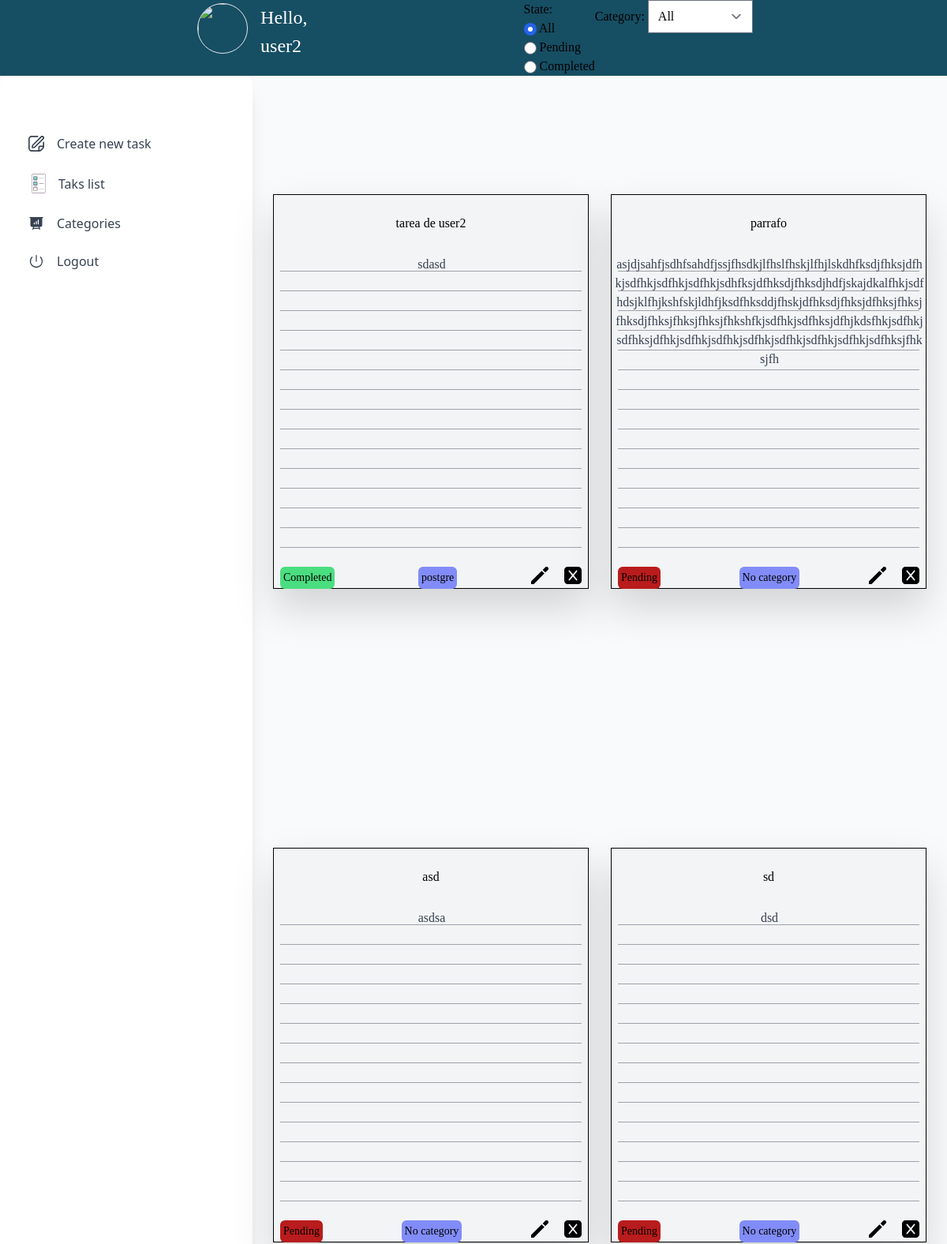
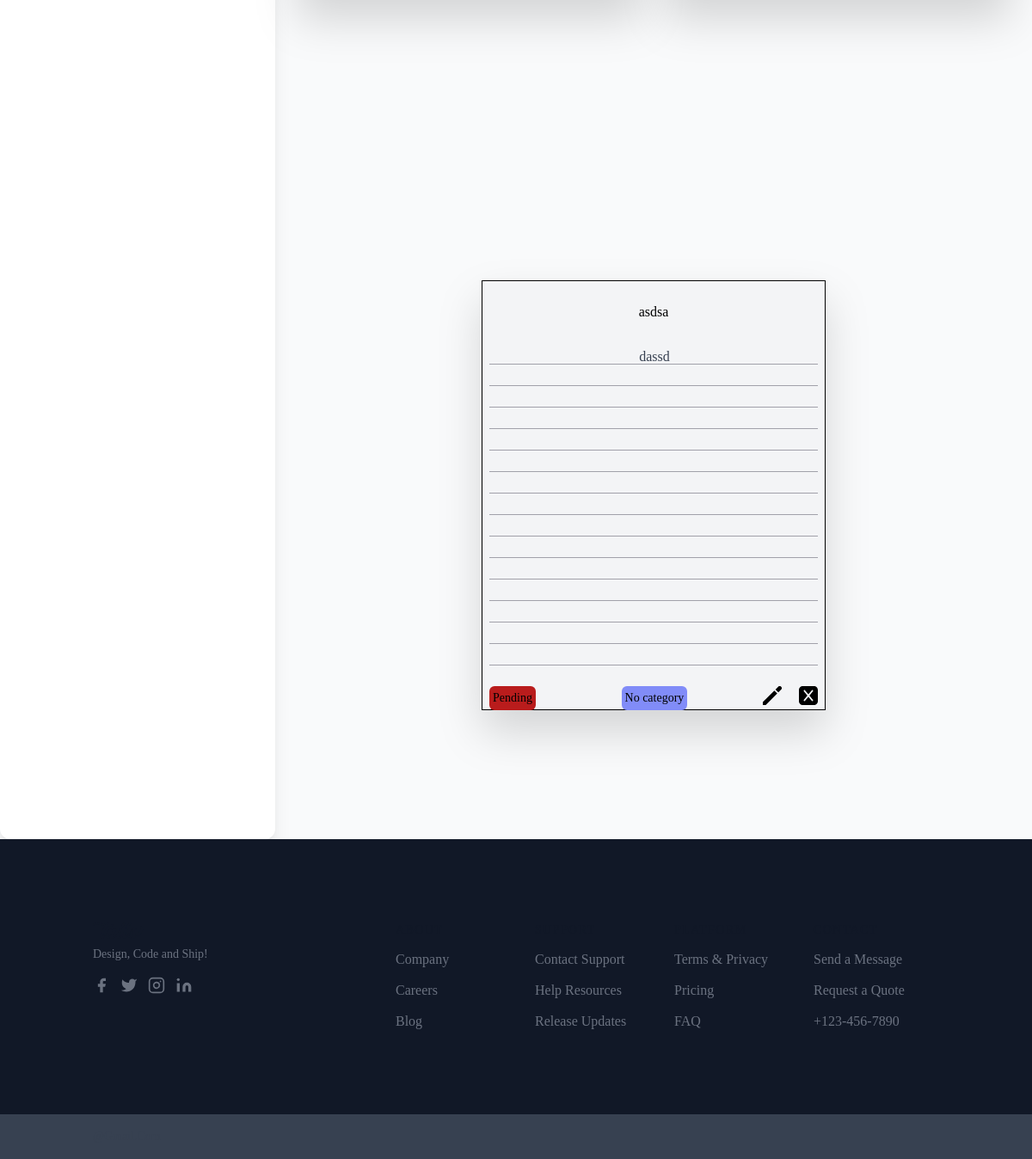
Before: /tasks/ (signed in) with the older database file (2 pictures, top to bottom).
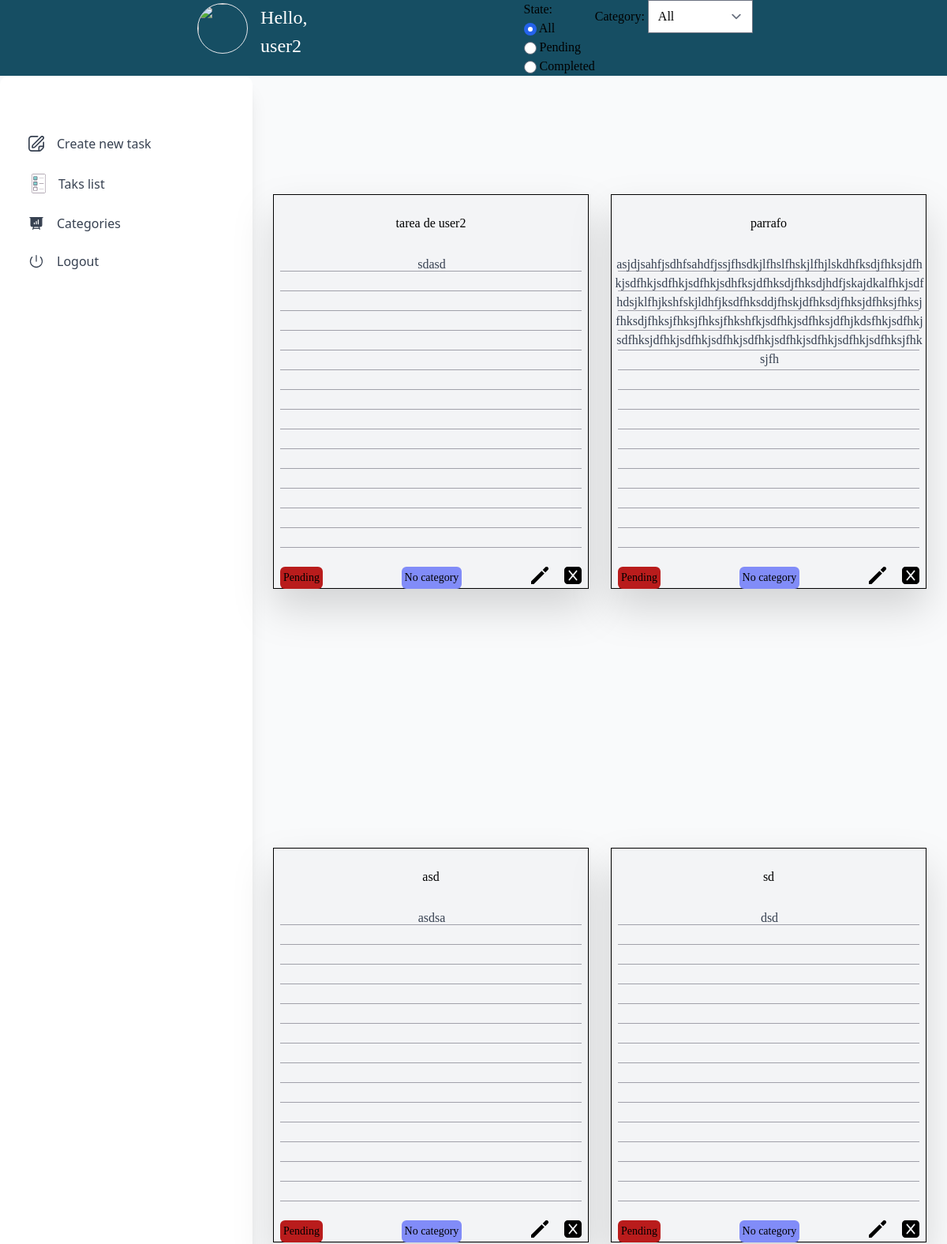
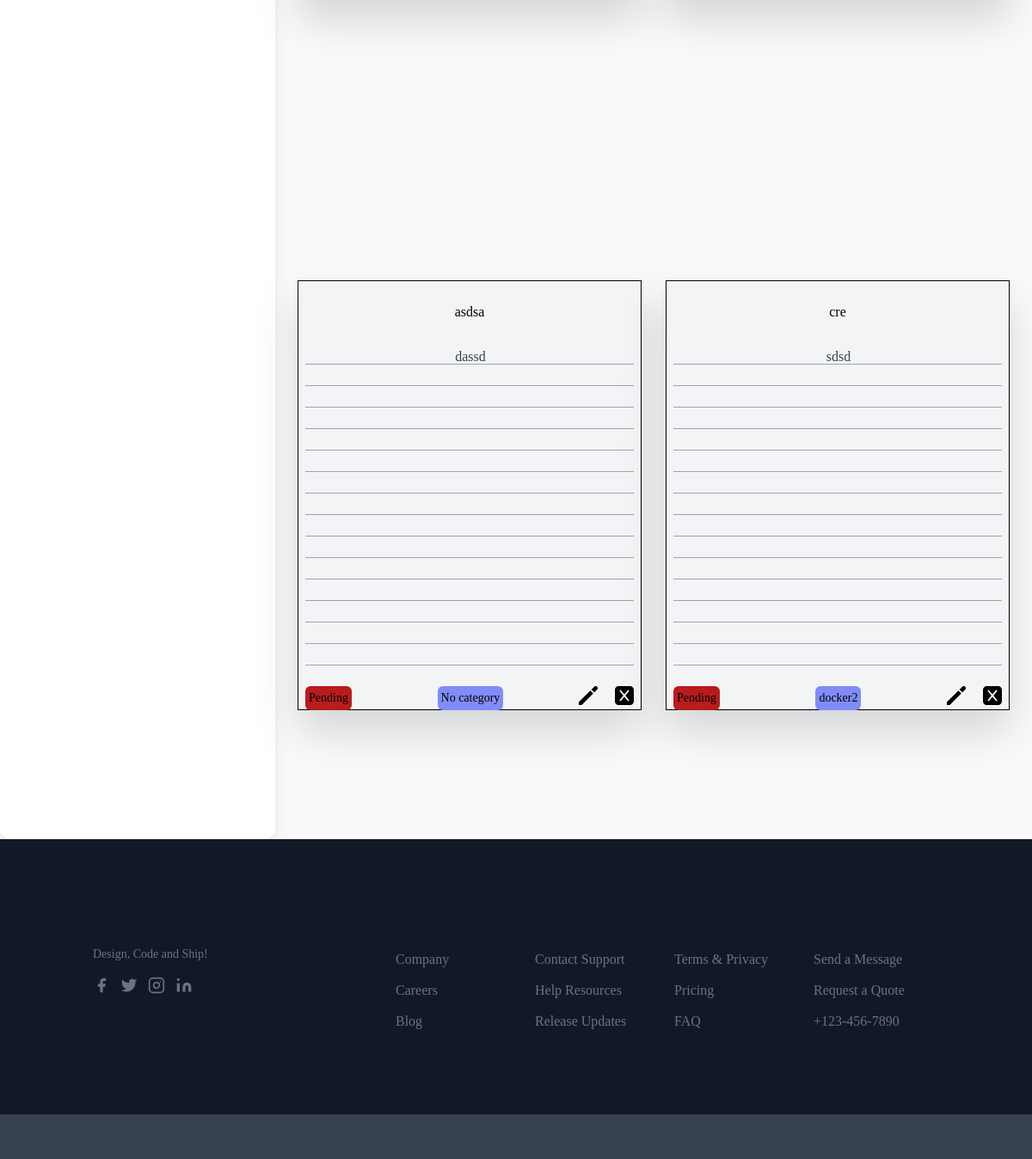
After: the same page with the newer database file (2 pictures, top to bottom).
### tasks/models.py (models this page shows, shortened)
class Task(models.Model):
    title = models.CharField(max_length=50)
    description = models.CharField(max_length=300)
    completed = models.BooleanField(default=False)
    user = models.ForeignKey(User, on_delete=models.CASCADE)
    category = models.ForeignKey(
        Category, on_delete=models.SET_DEFAULT, default=Category.get_default_category
    )

class Category(models.Model):
    name = models.CharField(max_length=50, null=False, blank=False)
    user = models.ForeignKey(User, on_delete=models.CASCADE, null=True)

### tasks/views.py (the view, shortened to what this page needs)
# urls.py: path("tasks/", views.index, name="index",),
def index(request):
    if request.user.is_authenticated is False:
        return redirect("tasks:login")
    if request.method == 'POST':
        task_id = request.POST.get('toggleCompleted')
        task = Task.objects.get(pk=task_id)
        task.completed = not task.completed
        task.save()
    if request.GET.get("state") is None:
        state = "all"
    else:
        state = request.GET["state"]
    if request.GET.get("category") is None:
        category = "all"
    else:
        category = request.GET["category"]
    if state == "all" and category == "all":
        tasks = Task.objects.filter(user=request.user)
    elif state == "all" and category != "all":
        selected_category = Category.objects.get(name=category)
        tasks = Task.objects.filter(
            user__id=request.user.id, category__id=selected_category.id
        )
    elif state != "all" and category == "all":
        selected_state = state == "completed"
        tasks = Task.objects.filter(user__id=request.user.id, completed=selected_state)
    default_category = Category.objects.get(pk=1)
    categories = [default_category]
    user_categories = Category.objects.filter(user=request.user)
    if user_categories:
        categories.extend(user_categories)
    return render(
        request,
        "tasks/tasks_list.html",
        {
            "user": request.user,
            "tasks": tasks,
            "categories": categories,
            "state": state,
            "category": category,
        },
    )

### theme/templates/tasks/tasks_list.html (shortened to what this page needs)
{% extends "tasks/base.html" %}
{% block filters %}
<form id="filters" action="" method="GET" class="flex justify-center">
    <div class="state">
        <p>State:</p>
        <div>
            <input type="radio" value="all" name="state" id="all" {% if state == 'all' %}checked{% endif %} />
            <label for="all">All</label>
        </div>
        <div>
            <input type="radio" value="pending" name="state" id="pending" {% if state == 'pending' %}checked{% endif %}  />
            <label for="pending">Pending</label>
        </div>
        <div>
            <input type="radio" value="completed" name="state" id="completed" {% if state == 'completed' %}checked{% endif %}  />
            <label for="completed">Completed</label>
        </div>
    </div>
    <div class="category">
        <span>Category: </span>
        <select name="category" id="category">
            <option value="all" {% if category == 'all' %} selected{% endif %}>All</option>
        </select>
    </div>
</form>
{% endblock %}
{% block content %}
<section class="flex flex-wrap gap-7 justify-center w-full">
  {% for task in tasks %}
  <article class="grid place-content-center">
    <div class="flex items-center justify-center min-h-screen min-w-screen">
      <div class="relative min-w-[400px] max-w-[400px] min-h-[500px] max-h-[500px] border border-black bg-gray-100 drop-shadow-2xl">
        <div class="absolute flex flex-col w-full space-y-6 py-6">
          <h1 class="text-center">{{task.title}}</h1>
          <div class="text-center">
            <div class="absolute flex flex-col font-medium text-gray-700 w-[400px]">
              <p class="break-words p-1">{{task.description}}</p>
            </div>
          </div>
          <hr class="border-zinc-400 mx-2" />
          <hr class="border-zinc-400 mx-2" />
          <hr class="border-zinc-400 mx-2" />
          <hr class="border-zinc-400 mx-2" />
          <hr class="border-zinc-400 mx-2" />
          <hr class="border-zinc-400 mx-2" />
          <hr class="border-zinc-400 mx-2" />
          <hr class="border-zinc-400 mx-2" />
          <hr class="border-zinc-400 mx-2" />
          <hr class="border-zinc-400 mx-2" />
          <hr class="border-zinc-400 mx-2" />
          <hr class="border-zinc-400 mx-2" />
          <hr class="border-zinc-400 mx-2" />
          <hr class="border-zinc-400 mx-2" />
          <hr class="border-zinc-400 mx-2" />
          <div class="relative flex justify-between pb-2 mx-2">
            <form action="" method="POST">
                <button id="toggleCompletedButton" type="submit" class="{% if task.completed  %} bg-green-400 {% else %} bg-red-700 {% endif %} rounded-md p-1 text-sm">
                    {% if task.completed  %}
                        Completed
                    {% else %}
                        Pending
                    {% endif %}
                </button>
            </form>
            <h3 class="bg-indigo-400 rounded-md p-1 ml-3 text-sm">
                {{task.category.name}}
            </h3>
              <div class="flex">
                <div>
                  <a title="Edit" href="{% url 'tasks:update' task.id %}">
                    <svg xmlns="http://www.w3.org/2000/svg" id="Layer_1" data-name="Layer 1" viewBox="0 0 24 24" width="22" height="22"><polygon points="14.604 5.687 0 20.29 0 24 3.71 24 18.313 9.396 14.604 5.687"/><path d="M23.232.768a2.624,2.624,0,0,0-3.71,0l-3.5,3.505,3.709,3.709,3.5-3.5A2.624,2.624,0,0,0,23.232.768Z"/></svg>
                  </div>
                <div class="ml-5">
                  <a title="Delete" href="{% url 'tasks:delete' task.id %}" onclick="javascript: return confirm('Are you sure?')">
                  </a>
                </div>
              </div>
            </div>
          </div>
        </article>
  {% endfor %}
</section>
{% endblock %}

Changed rows visible on the page:
changed Task "tarea de user2": category.name "postgre" → "No category"; completed "Completed" → "Pending"
added Task: title "cre", description "sdsd", completed "Pending", category.name "docker2"
